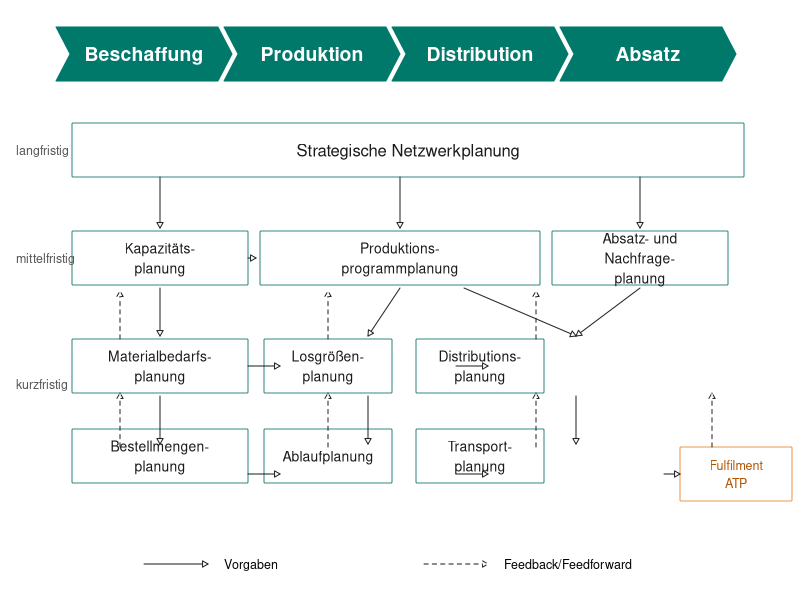
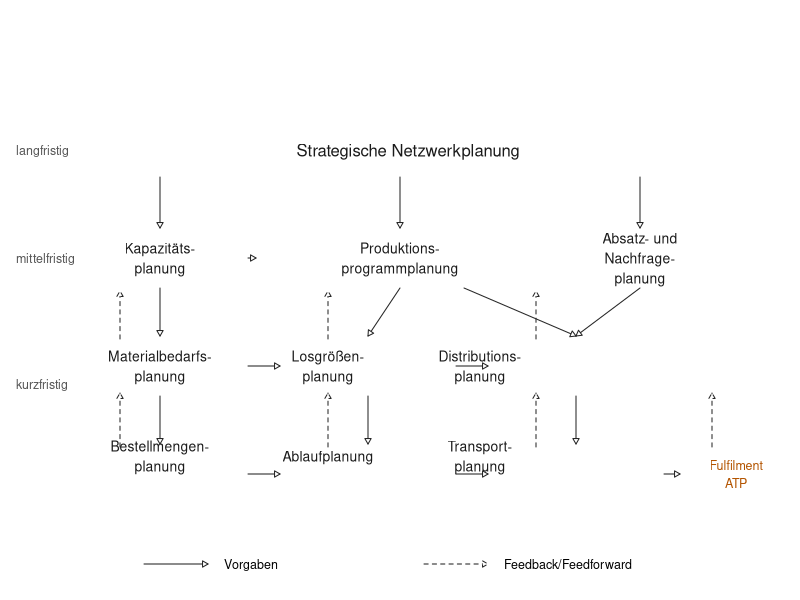

Reproduce these figures in R, in order.
## ---- chunk 1
#| echo: false
#| fig-width: 12
#| fig-height: 6.5
#| fig-align: center
#| out-width: "100%"

library(ggplot2)
library(grid)

# ---------- Hilfsfunktionen -----------------------------------------------

draw_box <- function(x, y, width, height, label,
                     fill = "white", colour = "#00695C",
                     text_colour = "#1A1A1A", fontsize = 10,
                     line_width = 0.8) {
  grid.roundrect(
    x = unit(x, "npc"),
    y = unit(y, "npc"),
    width = unit(width, "npc"),
    height = unit(height, "npc"),
    r = unit(0.015, "snpc"),
    gp = gpar(fill = fill, col = colour, lwd = line_width)
  )

  grid.text(
    label = label,
    x = unit(x, "npc"),
    y = unit(y, "npc"),
    gp = gpar(
      col = text_colour,
      fontsize = fontsize,
      fontfamily = "sans",
      fontface = "plain"
    )
  )
}

draw_arrow <- function(x1, y1, x2, y2, dashed = FALSE,
                       colour = "#252525", line_width = 1) {
  grid.lines(
    x = unit(c(x1, x2), "npc"),
    y = unit(c(y1, y2), "npc"),
    arrow = arrow(
      type = "closed",
      length = unit(0.16, "cm")
    ),
    gp = gpar(
      col = colour,
      lwd = line_width,
      lty = ifelse(dashed, 2, 1)
    )
  )
}

draw_chevron <- function(x, y, width, height, label,
                         fill = "#00796B", text_colour = "white") {

  x_left  <- x - width / 2
  x_right <- x + width / 2
  y_low   <- y - height / 2
  y_high  <- y + height / 2
  tip     <- width * 0.08
  notch   <- width * 0.08

  grid.polygon(
    x = unit(
      c(
        x_left, x_right - tip, x_right,
        x_right - tip, x_left, x_left + notch
      ),
      "npc"
    ),
    y = unit(
      c(
        y_low, y_low, y,
        y_high, y_high, y
      ),
      "npc"
    ),
    gp = gpar(fill = fill, col = fill)
  )

  grid.text(
    label = label,
    x = unit(x, "npc"),
    y = unit(y, "npc"),
    gp = gpar(
      col = text_colour,
      fontsize = 14,
      fontfamily = "sans",
      fontface = "bold"
    )
  )
}

# ---------- Leere Zeichenfläche -------------------------------------------

ggplot() +
  xlim(0, 1) +
  ylim(0, 1) +
  theme_void() +
  annotation_custom(
    grobTree(

      # Prozessstufen der Supply Chain
      draw_chevron(0.18, 0.91, 0.22, 0.09, "Beschaffung"),
      draw_chevron(0.39, 0.91, 0.22, 0.09, "Produktion"),
      draw_chevron(0.60, 0.91, 0.22, 0.09, "Distribution"),
      draw_chevron(0.81, 0.91, 0.22, 0.09, "Absatz"),

      # Strategische Ebene
      draw_box(
        0.51, 0.75, 0.84, 0.09,
        "Strategische Netzwerkplanung",
        fill = "white",
        colour = "#00695C",
        fontsize = 12
      ),

      # Mittelfristige Ebene
      draw_box(0.20, 0.57, 0.22, 0.09, "Kapazitäts-\nplanung"),
      draw_box(0.50, 0.57, 0.35, 0.09, "Produktions-\nprogrammplanung"),
      draw_box(0.80, 0.57, 0.22, 0.09, "Absatz- und\nNachfrage-\nplanung"),

      # Kurzfristige Ebene – obere Reihe
      draw_box(0.20, 0.39, 0.22, 0.09, "Materialbedarfs-\nplanung"),
      draw_box(0.41, 0.39, 0.16, 0.09, "Losgrößen-\nplanung"),
      draw_box(0.60, 0.39, 0.16, 0.09, "Distributions-\nplanung"),

      # Kurzfristige Ebene – untere Reihe
      draw_box(0.20, 0.24, 0.22, 0.09, "Bestellmengen-\nplanung"),
      draw_box(0.41, 0.24, 0.16, 0.09, "Ablaufplanung"),
      draw_box(0.60, 0.24, 0.16, 0.09, "Transport-\nplanung"),
      draw_box(
        0.92, 0.21, 0.14, 0.09,
        "Fulfilment\nATP",
        fill = "white",
        colour = "#E67E22",
        text_colour = "#B35400",
        fontsize = 9
      ),

      # Vorgaben: strategische -> mittelfristige Ebene
      draw_arrow(0.20, 0.705, 0.20, 0.62),
      draw_arrow(0.50, 0.705, 0.50, 0.62),
      draw_arrow(0.80, 0.705, 0.80, 0.62),

      # Vorgaben: mittelfristige Ebene
      draw_arrow(0.31, 0.57, 0.32, 0.57),
      draw_arrow(0.20, 0.52, 0.20, 0.44),
      draw_arrow(0.50, 0.52, 0.46, 0.44),
      draw_arrow(0.58, 0.52, 0.72, 0.44),
      draw_arrow(0.80, 0.52, 0.72, 0.44),

      # Vorgaben: kurzfristige Ebene
      draw_arrow(0.31, 0.39, 0.35, 0.39),
      draw_arrow(0.57, 0.39, 0.61, 0.39),
      draw_arrow(0.20, 0.34, 0.20, 0.26),
      draw_arrow(0.46, 0.34, 0.46, 0.26),
      draw_arrow(0.72, 0.34, 0.72, 0.26),
      draw_arrow(0.31, 0.21, 0.35, 0.21),
      draw_arrow(0.57, 0.21, 0.61, 0.21),
      draw_arrow(0.83, 0.21, 0.85, 0.21),

      # Rückkopplungs- und Feedforward-Pfeile
      draw_arrow(0.15, 0.435, 0.15, 0.515, dashed = TRUE),
      draw_arrow(0.41, 0.435, 0.41, 0.515, dashed = TRUE),
      draw_arrow(0.67, 0.435, 0.67, 0.515, dashed = TRUE),
      draw_arrow(0.15, 0.255, 0.15, 0.345, dashed = TRUE),
      draw_arrow(0.41, 0.255, 0.41, 0.345, dashed = TRUE),
      draw_arrow(0.67, 0.255, 0.67, 0.345, dashed = TRUE),
      draw_arrow(0.89, 0.255, 0.89, 0.345, dashed = TRUE),

      # Planungshorizonte
      grid.text(
        "langfristig",
        x = unit(0.02, "npc"),
        y = unit(0.75, "npc"),
        just = "left",
        gp = gpar(fontsize = 9, col = "#555555", fontfamily = "sans")
      ),
      grid.text(
        "mittelfristig",
        x = unit(0.02, "npc"),
        y = unit(0.57, "npc"),
        just = "left",
        gp = gpar(fontsize = 9, col = "#555555", fontfamily = "sans")
      ),
      grid.text(
        "kurzfristig",
        x = unit(0.02, "npc"),
        y = unit(0.36, "npc"),
        just = "left",
        gp = gpar(fontsize = 9, col = "#555555", fontfamily = "sans")
      ),

      # Legende
      draw_arrow(0.18, 0.06, 0.26, 0.06),
      grid.text(
        "Vorgaben",
        x = unit(0.28, "npc"),
        y = unit(0.06, "npc"),
        just = "left",
        gp = gpar(fontsize = 9, fontfamily = "sans")
      ),
      draw_arrow(0.53, 0.06, 0.61, 0.06, dashed = TRUE),
      grid.text(
        "Feedback/Feedforward",
        x = unit(0.63, "npc"),
        y = unit(0.06, "npc"),
        just = "left",
        gp = gpar(fontsize = 9, fontfamily = "sans")
      )
    ),
    xmin = -Inf,
    xmax = Inf,
    ymin = -Inf,
    ymax = Inf
  )
